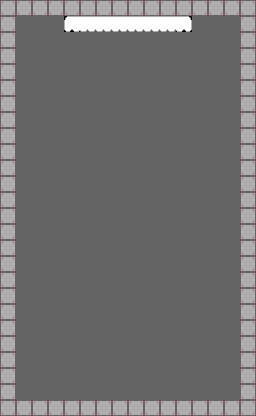

Below is a game level as drawn by its tile map, then a one-line description and the .tmx that defines it (tile-layer data replaced by summaries):
An orthogonal 16x26 tile map with 16x16 px tiles, 2 tile layers (background, graphs) and 4 objects.

<map version="1.0" tiledversion="1.1.5" orientation="orthogonal" renderorder="right-down" width="16" height="26" tilewidth="16" tileheight="16" infinite="0" nextobjectid="199">
 <tileset firstgid="1" source="tile-supermario.tsx" />
 <layer name="background" width="16" height="26">
  <data>[416 cells, 416 non-empty, 5 distinct tile ids]</data>
 </layer>
 <layer name="graphs" width="16" height="26">
  <data>[416 cells, 80 non-empty, 1 distinct tile ids]</data>
 </layer>
 <objectgroup name="eblock" />
 <objectgroup name="ground">
  <object id="192" x="0" y="400" width="256" height="16" />
  <object id="193" x="0" y="16" width="16" height="384.043" />
  <object id="196" x="240" y="16" width="16" height="383.892" />
  <object id="198" x="0" y="0" width="256" height="16" />
 </objectgroup>
 <objectgroup name="bricks" opacity="0.99" />
 <objectgroup name="pipe" />
 <objectgroup name="pipelevel" />
 <objectgroup name="qmark" />
 <objectgroup name="goombas" />
 <objectgroup name="plants" />
 <objectgroup name="coins" />
 <objectgroup name="fall" />
</map>
